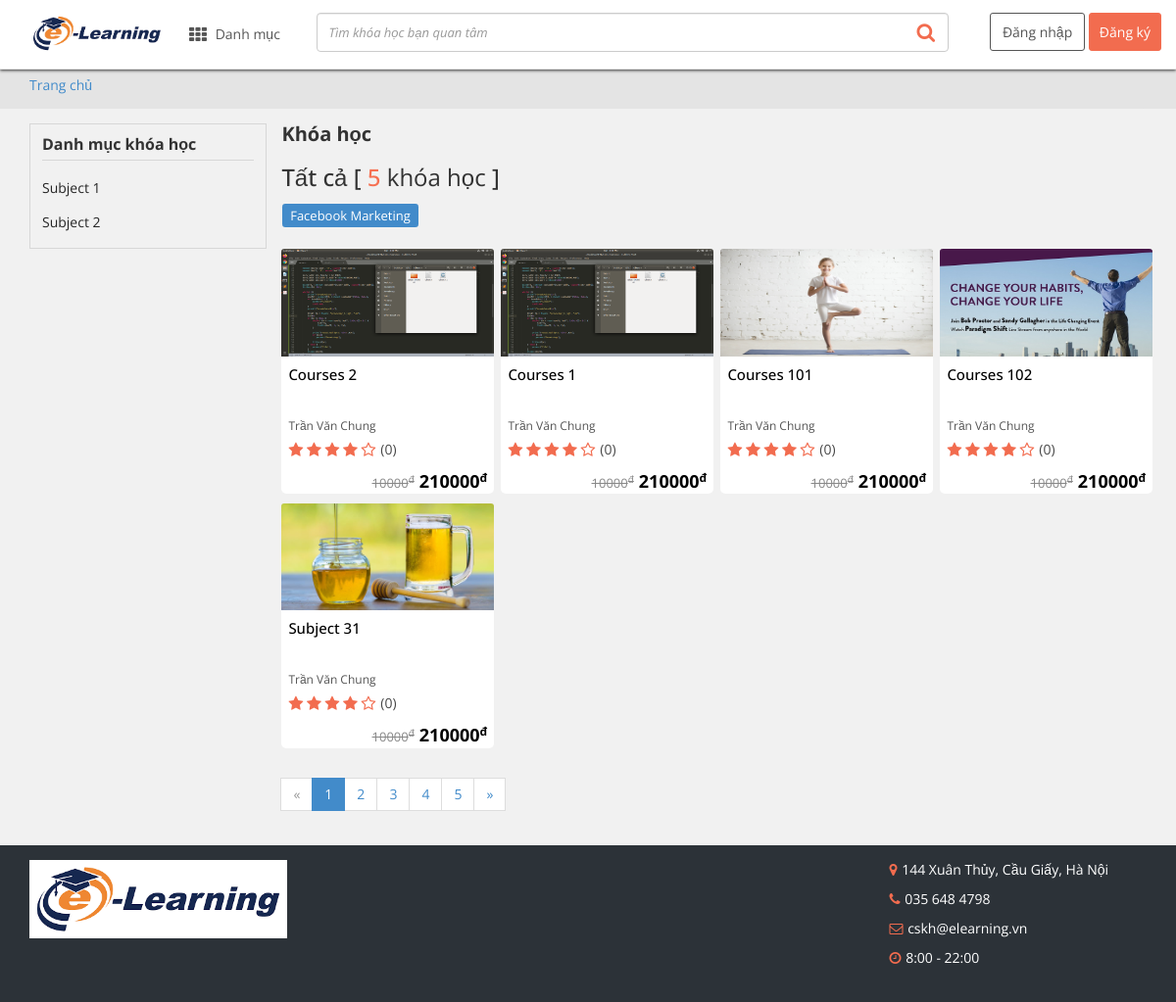
/course/l_course/, run on an earlier commit of the app's database.
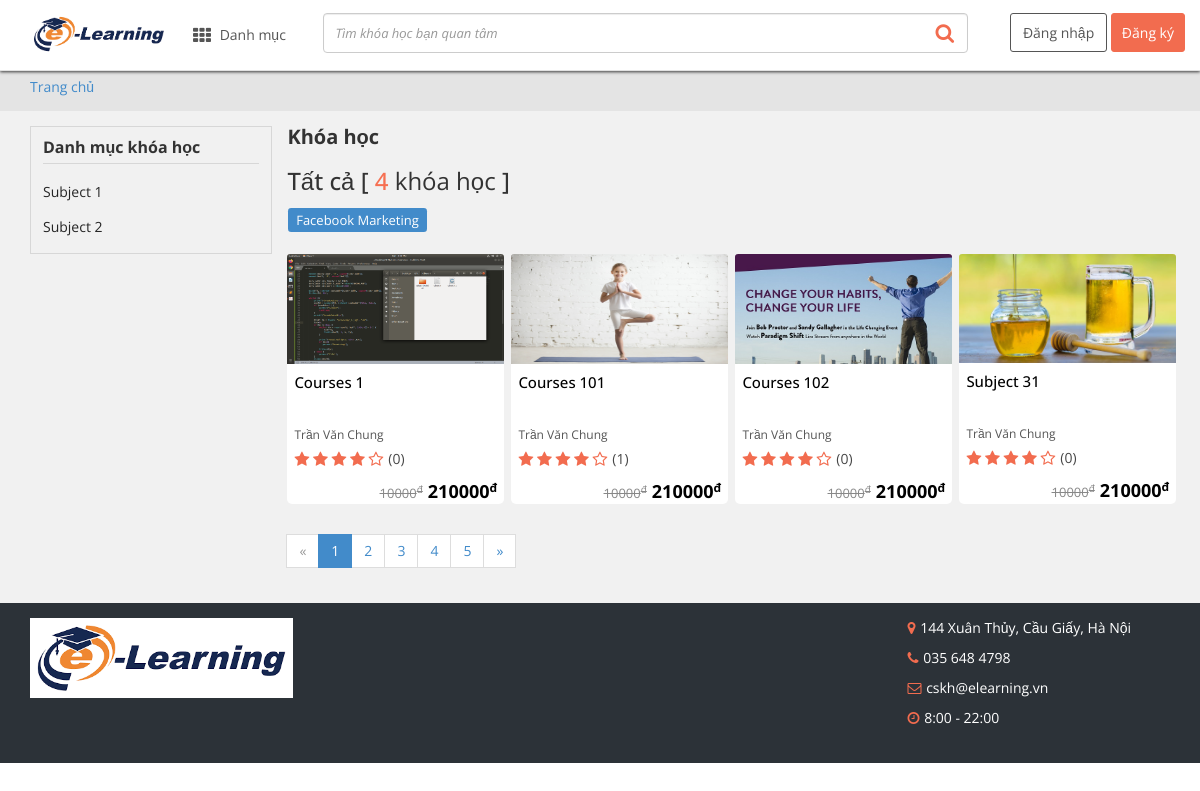
And on a later commit of the database.
### courser/models.py (models this page shows, shortened)
class Subject(models.Model):
    title = models.CharField(max_length=200,  unique=True)
    icon = models.ImageField(upload_to="course/subject", verbose_name="image_teacher",default="image/default.png", max_length=100)
    class Meta:
        abstract = False

class Course(models.Model):
    tag = models.ForeignKey(Tag,
                            related_name='courses',
                            on_delete=models.CASCADE)
    own_teacher = models.ForeignKey(Teacher,
                                related_name='courses',
                                on_delete=models.CASCADE)
    title = models.CharField(max_length=200, unique=True)
    image = models.ImageField(upload_to="course/courses", verbose_name="image", max_length=100)
    rate = models.IntegerField(default=0, verbose_name="rate")
    rate_student = models.IntegerField(default=0, verbose_name="rate_student")
    value_old = models.CharField(max_length=500)
    value_new = models.CharField(max_length=500)
    description = models.CharField(max_length=500)
    students = models.IntegerField(default=0, verbose_name="students")
    video_ins = models.CharField(max_length=500)
    you_need_know = models.CharField(max_length=3000, verbose_name="you_need_know", default='')
    overview = models.TextField()
    learn_times = models.CharField(max_length=500)
    module_nums = models.IntegerField(default=0, verbose_name="module_nums")
    click_nums = models.IntegerField(default=0, verbose_name="click_nums")
    fav_nums = models.IntegerField(default=0, verbose_name="fav_nums")
    teacher_tell = models.CharField(max_length=300, verbose_name="teacher_tell", default='')
    created = models.DateTimeField(auto_now_add=True)
    class Meta:
        verbose_name = "course"
        verbose_name_plural = verbose_name

### user/models.py (models this page shows, shortened)
class Account(models.Model):
    user_name = models.CharField(max_length=50, verbose_name="user_name")
    pass_word = models.CharField(max_length=50, verbose_name="pass_word")
    email = models.CharField(max_length=50, verbose_name="email")
    fullname = models.CharField(max_length=50, verbose_name="fullname")
    address = models.CharField(max_length=100, default="")
    last_login = models.DateTimeField(null=True)
    class Meta:
        abstract = True

class Teacher(Account):
    work_years = models.IntegerField(default=0, verbose_name="work_years")
    work_company = models.CharField(max_length=50, verbose_name="work_company")
    work_position = models.CharField(max_length=50, verbose_name="work_position")
    points = models.CharField(max_length=50, verbose_name="points")
    click_nums = models.IntegerField(default=0, verbose_name="click_nums")
    fav_nums = models.IntegerField(default=0, verbose_name="fav_nums")
    add_time = models.DateTimeField(default=datetime.now)
    age = models.IntegerField(default=18, verbose_name="age")
    image = models.ImageField(upload_to="user/teacher", verbose_name="image_teacher",default="user/teacher/default.jpg", max_length=100)
    class Meta:
        verbose_name = "teacher"
        verbose_name_plural = verbose_name

### courser/views.py (the view, shortened to what this page needs)
# urls.py: path('l_course/', Guest_Course.as_view(), name='list_course'),
class Guest_Course(View):
	def get(self ,request):
		try:
			if request.session['type'] == '1':
				user = Student.objects.filter(id=request.session['id'])[0]
				content = {
					'user' : user,
					'type' : request.session['type'],
					'subjects' : Subject.objects.all(),
					'tags' : Tag.objects.all(),
					'courses' : Course.objects.all(),
					'count' : Course.objects.all().count()
				}
				content.update(menuBar)
				return render(request, 'guest/list_course.html',content)
			else:
				user = Teacher.objects.filter(id=request.session['id'])[0]
				content = {
					'user' : user,
					'subjects' : Subject.objects.all(),
					'tags' : Tag.objects.all(),
					'type' : request.session['type'],
					'courses' : Course.objects.all(),
					'count' : Course.objects.all().count()
				}
				content.update(menuBar)
				return render(request, 'guest/list_course.html',content)
		except Exception as e:
			content = {
				'subjects' : Subject.objects.all(),
				'tags' : Tag.objects.all(),
				'courses' : Course.objects.all(),
				'count' : Course.objects.all().count()
			}
			content.update(menuBar)
			return render(request, 'guest/list_course.html', content)

### courser/templates/guest/list_course.html (shortened to what the changed rows need)
{% extends "base.html" %}
{% block content %}
<div class="container-fluid bg-br" style="padding:15px 0">
   <div class="container">
      <div class="row">
         <div class="col-lg-3 col-md-3 col-sm-4 u-list-leftbar hidden-xs ">
            <section>
               <div class="u-cate-list">
                  <ul>
	                {% for s in subjects %}
   						<li>
   							<a title="{{s.title}}" aria-hidden="true" href=""></i> {{s.title}}</a>
   						</li>
	                {% endfor %}
                  </ul>
               </div>
            </section>
         </div>
         <div class="col-lg-9 col-md-9 col-sm-9 col-xs-12 main-content" style="">
            <div class="u-all-course">
               <h1 style="font-size: 20px;font-family: inherit;line-height: 1.1;color: inherit;margin-top: 0px;">Khóa học </h1>
               <h3>
                  Tất cả [ <span class="p-or">{{count}}</span>
                  <p> khóa học</p>
                  ]
               </h3>
               <br>
               <section>
                  <ul>
                   {% for c in courses %}
                     <li>
                       	<div class="box-pop ">
                           <a href="{% url 'show_course' c.id %}" class="course-box-slider pop" data-placement="left" data-toggle="popover" data-container="body" data-html="true" data-original-title="" title="">
                              <div class="img-course">
                                 <img style="max-height:110px;width:100%;"  class="img-responsive " src="{{c.image.url}}" alt="">
                              </div>
                              <div class="content-course">
                                 <h3 class="title-course" style="font-size:15px;overflow: hidden;margin-top: 8px;height: 44px;"><span >{{c.title}}</span></h3>
                                 <div class="name-gv">
                                    <b>
                                    {{c.own_teacher.fullname}}</b>
                                 </div>
                                 <div class="rate-course" style="display: inline-block;" itemscope >
                                    <span class="star-rate">
                                    <i class="fa fa-star co-or" aria-hidden="true"></i>
                                    <i class="fa fa-star co-or" aria-hidden="true"></i>
                                    <i class="fa fa-star co-or" aria-hidden="true"></i>
                                    <i class="fa fa-star co-or" aria-hidden="true"></i>
                                    <i class="fa fa-star-o co-or" aria-hidden="true"></i>
                                    </span>
                                    <span class="n-rate">(<span >{{c.rate_student}}</span>)</span>
                                 </div>
                              </div>
                              <div class="price-course ">
                                 <span class="price-a" value="{{c.value_new}}">{{c.value_new}}<sup>đ</sup></span>
                                 <span class="price-b">{{c.value_old}}<sup>đ</sup></span>
                              </div>
                           </a>
                        </div>
                     </li>
                     {% endfor %}
                  </ul>
               </section>
            </div>
         </div>
      </div>
   </div>
</div>
{% endblock content %}

What changed in the data, as far as the page shows it:
removed Course: image (picture), title "Courses 2", own_teacher.fullname "Trần Văn Chung", rate_student "0", value_new "210000", value_old "10000"
changed Course "Courses 101": rate_student "0" → "1"
Also different on the page:
{{ count }}: "5" → "4"
